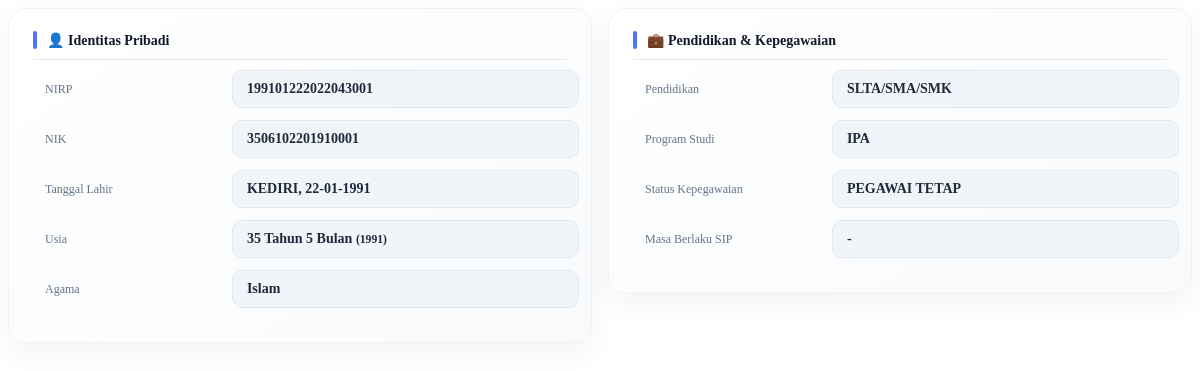
Page /pages/Tetap/detailTetap.php?id=1 on the committed database.
### tables this page shows
CREATE TABLE `pegawai_tetap` (
  `id` int(11) NOT NULL,
  `nama` varchar(500) DEFAULT NULL,
  `nik` varchar(100) DEFAULT NULL,
  `nip` varchar(100) DEFAULT NULL,
  `tempat_lahir` varchar(200) DEFAULT NULL,
  `tanggal_lahir` date DEFAULT NULL,
  `jenis_kelamin` varchar(50) DEFAULT NULL,
  `agama` varchar(50) DEFAULT NULL,
  `alamat` text DEFAULT NULL,
  `nomor_hp` varchar(50) DEFAULT NULL,
  `email` varchar(200) DEFAULT NULL,
  `pendidikan` varchar(200) DEFAULT NULL,
  `program_studi` varchar(200) DEFAULT NULL,
  `jabatan` varchar(200) DEFAULT NULL,
  `unit` varchar(200) DEFAULT NULL,
  `status_kepegawaian` varchar(100) DEFAULT NULL,
  `tmt_masuk` date DEFAULT NULL,
  `status_pegawai` enum('AKTIF','NONAKTIF','RESIGN','PENSIUN') DEFAULT 'AKTIF',
  `tmt_status` date DEFAULT NULL,
  `masa_berlaku` date DEFAULT NULL
);

### pages/Tetap/detailTetap.php (the view, shortened to what this page needs)
<?php
require_once('../../config/db.php');
$id = intval($_GET['id']);
$data = $koneksi->query("SELECT * FROM pegawai_tetap WHERE id=$id")->fetch_assoc();
$tgl_lahir = $data['tanggal_lahir'];
$lahir = new DateTime($tgl_lahir);
$today = new DateTime();
$diff = $today->diff($lahir);
$usia_tahun = $diff->y;
$usia_bulan = $diff->m;
$tahun_lahir = $lahir->format('Y');
?>
<div class="detail-container">
    <div class="card-box">
        <div class="section-title">👤 Identitas Pribadi</div>
        <div class="item">
            <span class="label">NIRP</span>
            <span class="value"><?= $data['nip']; ?></span>
        </div>
        <div class="item">
            <span class="label">NIK</span>
            <span class="value"><?= $data['nik']; ?></span>
        </div>
        <div class="item">
            <span class="label">Tanggal Lahir</span>
            <span class="value">
                <?= $data['tempat_lahir']; ?>, <?= date('d-m-Y', strtotime($data['tanggal_lahir'])); ?>
            </span>
        </div>
        <div class="item">
            <span class="label">Usia</span>
            <span class="value">
                <?= $usia_tahun; ?> Tahun <?= $usia_bulan; ?> Bulan
                <small>(<?= $tahun_lahir; ?>)</small>
            </span>
        </div>
        <div class="item">
            <span class="label">Agama</span>
            <span class="value"><?= $data['agama']; ?></span>
        </div>
    </div>
    <div class="card-box">
        <div class="section-title">💼 Pendidikan & Kepegawaian</div>
        <div class="item">
            <span class="label">Pendidikan</span>
            <span class="value"><?= $data['pendidikan']; ?></span>
        </div>
        <div class="item">
            <span class="label">Program Studi</span>
            <span class="value"><?= $data['program_studi']; ?></span>
        </div>
        <div class="item">
            <span class="label">Status Kepegawaian</span>
            <span class="value"><?= $data['status_kepegawaian']; ?></span>
        </div>
        <div class="item">
            <span class="label">Masa Berlaku SIP</span>
            <span class="value">
                <?=
                (!empty($data['masa_berlaku']) &&
                    $data['masa_berlaku'] != '0000-00-00')
                    ? date('d-m-Y', strtotime($data['masa_berlaku']))
                    : '-';
                ?>
            </span>
        </div>
    </div>
</div>

### pages/Tetap/detailTetap.php (style rules this page uses)
.detail-container { display: flex; gap: 16px; align-items: flex-start; }
.card-box { flex: 1; min-width: 0; overflow: hidden; transition: 0.2s; height: fit-content; background: linear-gradient(145deg, #ffffff, #f8fafc); border-radius: 18px; padding: 22px 24px; border: 1px solid #eef2f7; box-shadow: 0 10px 30px rgba(0, 0, 0, 0.05), inset 0 1px 0 rgba(255, 255, 255, 0.6); }
.section-title { display: flex; align-items: center; gap: 10px; font-size: 14px; font-weight: 700; color: #0f172a; margin-bottom: 10px; padding-bottom: 10px; border-bottom: 1px solid #e5e7eb; position: relative; }
.section-title::before { content: ""; width: 4px; height: 18px; border-radius: 6px; background: linear-gradient(180deg, #6366f1, #3b82f6); }
.item { display: grid; margin-bottom: 12px; gap: 12px; align-items: center; grid-template-columns: 35% 65%; }
.label { font-size: 12px; color: #64748b; font-weight: 500; line-height: 1.4; flex-shrink: 0; width: 120px; padding: 9px 12px; white-space: nowrap; }
.value { flex: 1; min-width: 0; font-size: 14px; font-weight: 600; color: #1e293b; padding: 10px 14px; border-radius: 10px; background: #f1f5f9; border: 1px solid #e2e8f0; word-break: normal; overflow-wrap: anywhere; }

### rows in the picture
pegawai_tetap: nip "199101222022043001", nik "3506102201910001", tempat_lahir "KEDIRI", tanggal_lahir "22-01-1991", tanggal_lahir "1991", agama "Islam", pendidikan "SLTA/SMA/SMK", program_studi "IPA", status_kepegawaian "PEGAWAI TETAP"
